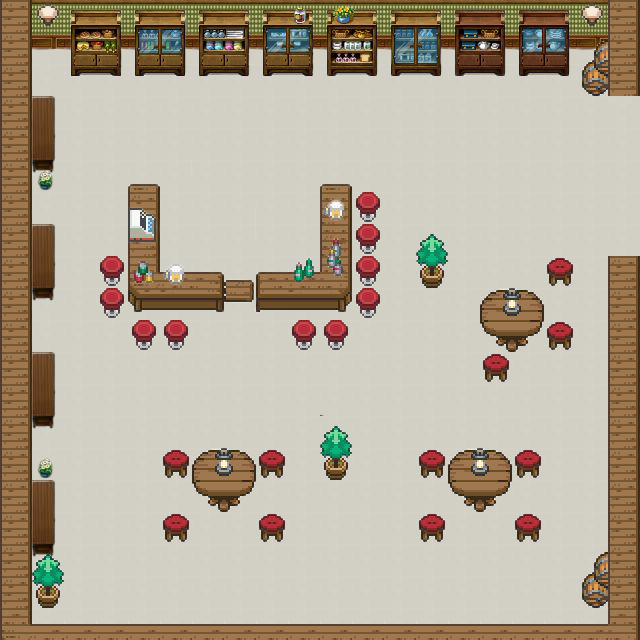

Rendered tile map (Tiled .tmx) drawn with the repository's tilesets; below, a short description and the map source with its tile grids summarised:
An orthogonal 20x20 tile map with 32x32 px tiles, 7 tile layers (groundLayer, walkingLayer, wallLayer, rackLayer, ...), 4 tilesets and 4 objects (start, grape, lemon, cheery).

<map version="1.10" tiledversion="1.10.2" orientation="orthogonal" renderorder="right-down" width="20" height="20" tilewidth="32" tileheight="32" infinite="0" nextlayerid="16" nextobjectid="13">
 <editorsettings>
  <export format="json" />
 </editorsettings>
 <tileset firstgid="1" name="design" tilewidth="32" tileheight="32" tilecount="493" columns="17">
  <image source="design.png" trans="ff00ff" width="564" height="953" />
 </tileset>
 <tileset firstgid="494" name="defimon3" tilewidth="32" tileheight="32" tilecount="256" columns="16">
  <image source="defimon3.png" trans="ff00ff" width="512" height="512" />
 </tileset>
 <tileset firstgid="750" name="defimon5" tilewidth="32" tileheight="32" tilecount="96" columns="8">
  <image source="defimon5.png" trans="ff00ff" width="256" height="384" />
 </tileset>
 <tileset firstgid="846" name="floor" tilewidth="32" tileheight="32" tilecount="289" columns="17">
  <image source="floor.jpg" trans="ff00ff" width="564" height="564" />
 </tileset>
 <layer id="1" name="groundLayer" width="20" height="20">
  <data>[400 cells, 400 non-empty, 1 distinct tile ids]</data>
 </layer>
 <layer id="10" name="walkingLayer" width="20" height="20">
  <data>[400 cells, 0 non-empty, 0 distinct tile ids]</data>
 </layer>
 <layer id="15" name="wallLayer" width="20" height="20">
  <data>[400 cells, 90 non-empty, 7 distinct tile ids]</data>
 </layer>
 <layer id="5" name="rackLayer" width="20" height="20">
  <data>[400 cells, 24 non-empty, 5 distinct tile ids]</data>
 </layer>
 <layer id="6" name="rack2Layer" width="20" height="20">
  <data>[400 cells, 48 non-empty, 48 distinct tile ids]</data>
 </layer>
 <layer id="8" name="tableLayer" width="20" height="20">
  <data>[400 cells, 30 non-empty, 23 distinct tile ids]</data>
 </layer>
 <layer id="9" name="smallThingLayer" width="20" height="20">
  <data>[400 cells, 55 non-empty, 19 distinct tile ids]</data>
 </layer>
 <objectgroup id="13" name="objectLayer">
  <object id="8" name="start" x="322.65" y="596.153">
   <point />
  </object>
  <object id="10" name="grape" x="48.1951" y="67.0541">
   <point />
  </object>
  <object id="11" name="lemon" x="176.017" y="225.26">
   <point />
  </object>
  <object id="12" name="cheery" x="591.962" y="505.001">
   <point />
  </object>
 </objectgroup>
</map>